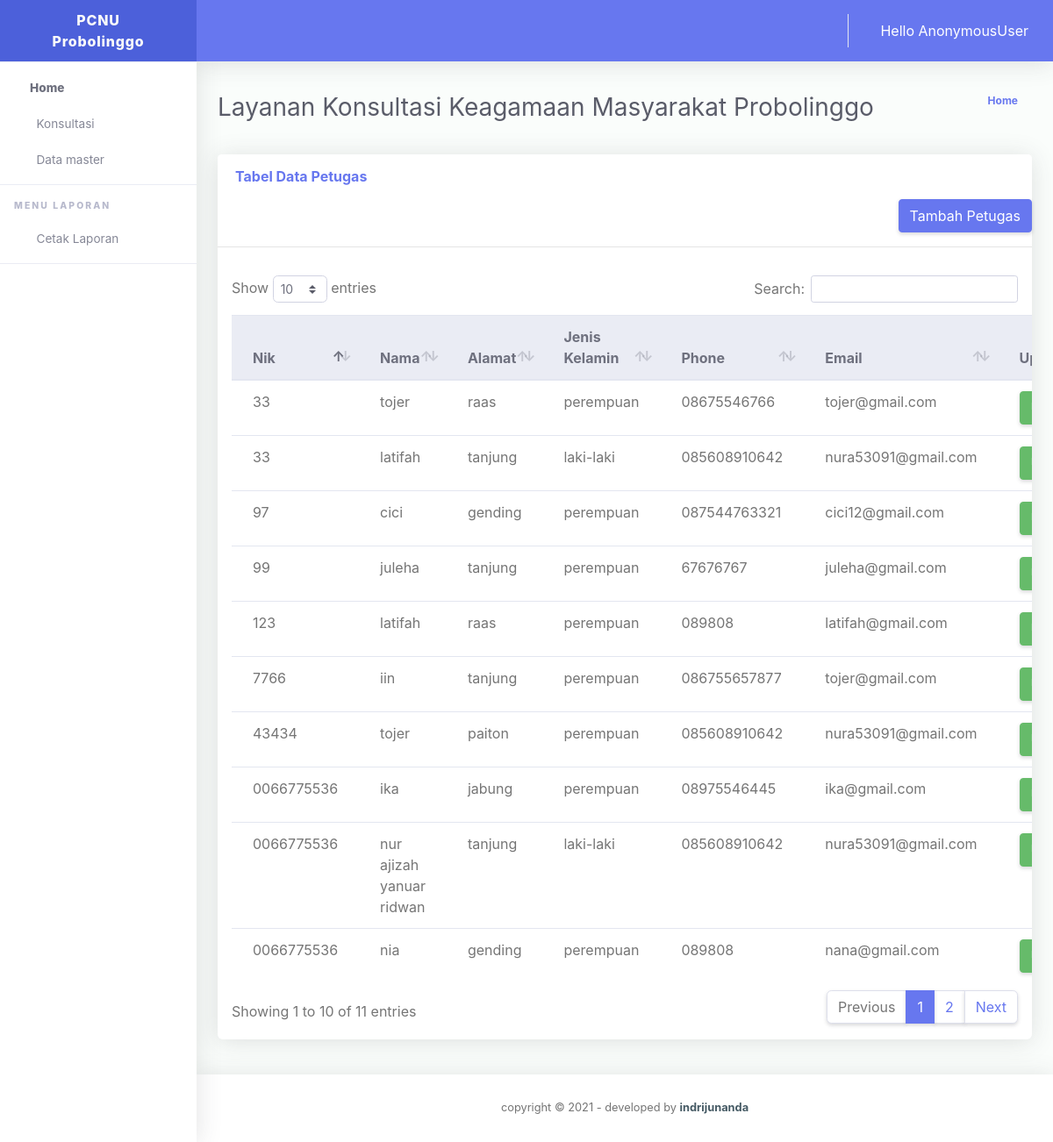
Page /petugas/ on the committed database.
### konsultasi/models.py (models this page shows, shortened)
class Petugas(models.Model):
 nik = models.CharField(max_length=200, blank=True, null=True)
 nama_lengkap = models.CharField(max_length=200, blank=True, null=True)
 alamat = models.CharField(max_length=200, blank=True, null=True)
 Jenis_kelamin = models.CharField(max_length=100, blank=True, null=True)
 phone = models.CharField(max_length=200, blank=True, null=True)
 email = models.CharField(max_length=200, blank=True, null=True)
 date_created= models.DateTimeField(auto_now_add=True, null=True)

### konsultasi/views.py (the view)
# urls.py: path('petugas/', views.petugasPage, name='petugas'),
def petugasPage (request):
    list_petugas = Petugas.objects.all()
    context = {
        'judul': 'Halaman Petugas',
        'Petugas':list_petugas,
    }
    return render(request, 'konsultasi/petugas.html', context)

### konsultasi/templates/konsultasi/petugas.html (shortened to what this page needs)
{% include 'navbar.html' %}
        <div class="container-fluid" id="container-wrapper">
          <div class="d-sm-flex align-items-center justify-content-between mb-4">
            <h1 class="h3 mb-0 text-gray-800">Layanan Konsultasi Keagamaan Masyarakat Probolinggo</h1>
            <ol class="breadcrumb">
              <li class="breadcrumb-item"><a href="./">Home</a></li>
            </ol>
          </div>
          <div class="row mb-3">
            <div class="col-lg-12">
              <div class="card mb-4">
                <div class="card-header py-3 d-flex flex-row align-items-center justify-content-between">
                   <h6 class="m-0 font-weight-bold text-primary">Tabel Data Petugas</h6>
                </div>
                <div class="form-group1" align="right">
                  <a class="btn btn-primary " href="{% url 'createpetugas' %}">Tambah Petugas</a>
                </div><hr>
                <div class="table-responsive p-3">
                  <table class="table align-items-center table-flush" id="dataTable">
                    <thead class="thead-light">
                      <tr>
                        <th>Nik</th>
                        <th>Nama</th>
                        <th>Alamat</th>
                        <th>Jenis Kelamin</th>
                        <th>Phone</th>
                        <th>Email</th>
                        <th>Update</th>
                      </tr>
                    </thead>
                        {% for datapetugas in Petugas %}
                        <tr>
                        <td>{{ datapetugas.nik }}</td>
                        <td>{{ datapetugas.nama_lengkap }}</td>
                        <td>{{ datapetugas.alamat }}</td>
                        <td>{{ datapetugas.Jenis_kelamin }}</td>
                        <td>{{ datapetugas.phone  }}</td>
                        <td>{{ datapetugas.email }}</td>
                        <th><a href="{% url 'updatepetugas' datapetugas.id %}" class="btn btn-success">Update</a></th>
                      </tr>
                      {% endfor %}
                  </table>
                </div>
              </div>
            </div>
       {% include 'base.html' %}

### templates/navbar.html (shortened to what this page needs)
<!DOCTYPE html>
<html lang="en">
<head>
  <link href="/static/vendor/fontawesome-free/css/all.min.css" rel="stylesheet" type="text/css">
  <link href="/static/vendor/bootstrap/css/bootstrap.min.css" rel="stylesheet" type="text/css">
  <link href="/static/css/ruang-admin.min.css" rel="stylesheet">
  <link href="/static/vendor/datatables/dataTables.bootstrap4.min.css" rel="stylesheet">
</head>
<body id="page-top">
  <div id="wrapper">
    <ul class="navbar-nav sidebar sidebar-light accordion" id="accordionSidebar">
      <a class="sidebar-brand d-flex align-items-center justify-content-center" href="index.html">
      <div class="sidebar-brand-text mx-4">PCNU Probolinggo</div>
      </a>
      <hr class="sidebar-divider my-0">
      <li class="nav-item active">
        <a class="nav-link" href="{% url 'home_page' %}">
          <i class="fas fa-home"></i>
          <span>Home</span></a>
      </li>
      <li class="nav-item">
        <a class="nav-link collapsed" href="#" data-toggle="collapse" data-target="#collapseForm" aria-expanded="true"
          aria-controls="collapseForm">
          <i class="fab fa-fw fa-wpforms"></i>
          <span>Konsultasi</span>
        </a>
      </li>
      <li class="nav-item">
        <a class="nav-link collapsed" href="#" data-toggle="collapse" data-target="#collapseTable" aria-expanded="true"
          aria-controls="collapseTable">
          <i class="fas fa-fw fa-table"></i>
          <span>Data master</span>
        </a>
      </li>
      <hr class="sidebar-divider">
      <div class="sidebar-heading">
        Menu Laporan
      </div>
      <li class="nav-item">
        <a class="nav-link collapsed" href="#" data-toggle="collapse" data-target="#collapsePage" aria-expanded="true"
          aria-controls="collapsePage">
          <i class="fas fa-fw fa-columns"></i>
          <span>Cetak Laporan</span>
        </a>
      </li>
      <hr class="sidebar-divider">
    </ul>
    <div id="content-wrapper" class="d-flex flex-column">
      <div id="content">
        <nav class="navbar navbar-expand navbar-light bg-navbar topbar mb-4 static-top">
          <button id="sidebarToggleTop" class="btn btn-link rounded-circle mr-3">
            <i class="fa fa-bars"></i>
          </button>
          <ul class="navbar-nav ml-auto">
            <li class="nav-item dropdown no-arrow">
              <a class="nav-link dropdown-toggle" href="#" id="userDropdown" role="button" data-toggle="dropdown"
                aria-haspopup="true" aria-expanded="false">
               <span class="ml-2 d-none d-lg-inline text-white large">Hello {{request.user}}</span>
              </a>
            </li>
          </ul>
        </nav>

### templates/base.html (shortened to what this page needs)
        </div>
      </div>
      <footer class="sticky-footer bg-white">
        <div class="container my-auto">
          <div class="copyright text-center my-auto">
            <span>copyright &copy; <script> document.write(new Date().getFullYear()); </script> - developed by
              <b><a href="https://indrijunanda.gitlab.io/" target="_blank">indrijunanda</a></b>
            </span>
          </div>
        </div>
      </footer>
    </div>
  </div>
</body>
</html>

### rows in the picture
Petugas: nik "33", nama_lengkap "tojer", alamat "raas", Jenis_kelamin "perempuan", phone "08675546766", email "tojer@gmail.com"
Petugas: nik "99", nama_lengkap "juleha", alamat "tanjung", Jenis_kelamin "perempuan", phone "67676767", email "juleha@gmail.com"
Petugas: nik "97", nama_lengkap "cici", alamat "gending", Jenis_kelamin "perempuan", phone "087544763321", email "cici12@gmail.com"
Petugas: nik "0066775536", nama_lengkap "ika", alamat "jabung", Jenis_kelamin "perempuan", phone "08975546445", email "ika@gmail.com"
Petugas: nik "7766", nama_lengkap "iin", alamat "tanjung", Jenis_kelamin "perempuan", phone "086755657877", email "tojer@gmail.com"
Petugas: nik "0066775536", nama_lengkap "nur ajizah yanuar ridwan", alamat "tanjung", Jenis_kelamin "laki-laki", phone "085608910642", email "nura53091@gmail.com"
Petugas: nik "0066775536", nama_lengkap "nia", alamat "gending", Jenis_kelamin "perempuan", phone "089808", email "nana@gmail.com"
Petugas: nik "123", nama_lengkap "latifah", alamat "raas", Jenis_kelamin "perempuan", phone "089808", email "latifah@gmail.com"
Petugas: nik "33", nama_lengkap "latifah", alamat "tanjung", Jenis_kelamin "laki-laki", phone "085608910642", email "nura53091@gmail.com"
Petugas: nik "43434", nama_lengkap "tojer", alamat "paiton", Jenis_kelamin "perempuan", phone "085608910642", email "nura53091@gmail.com"

### other values in the picture
{{ request.user }} "AnonymousUser"
